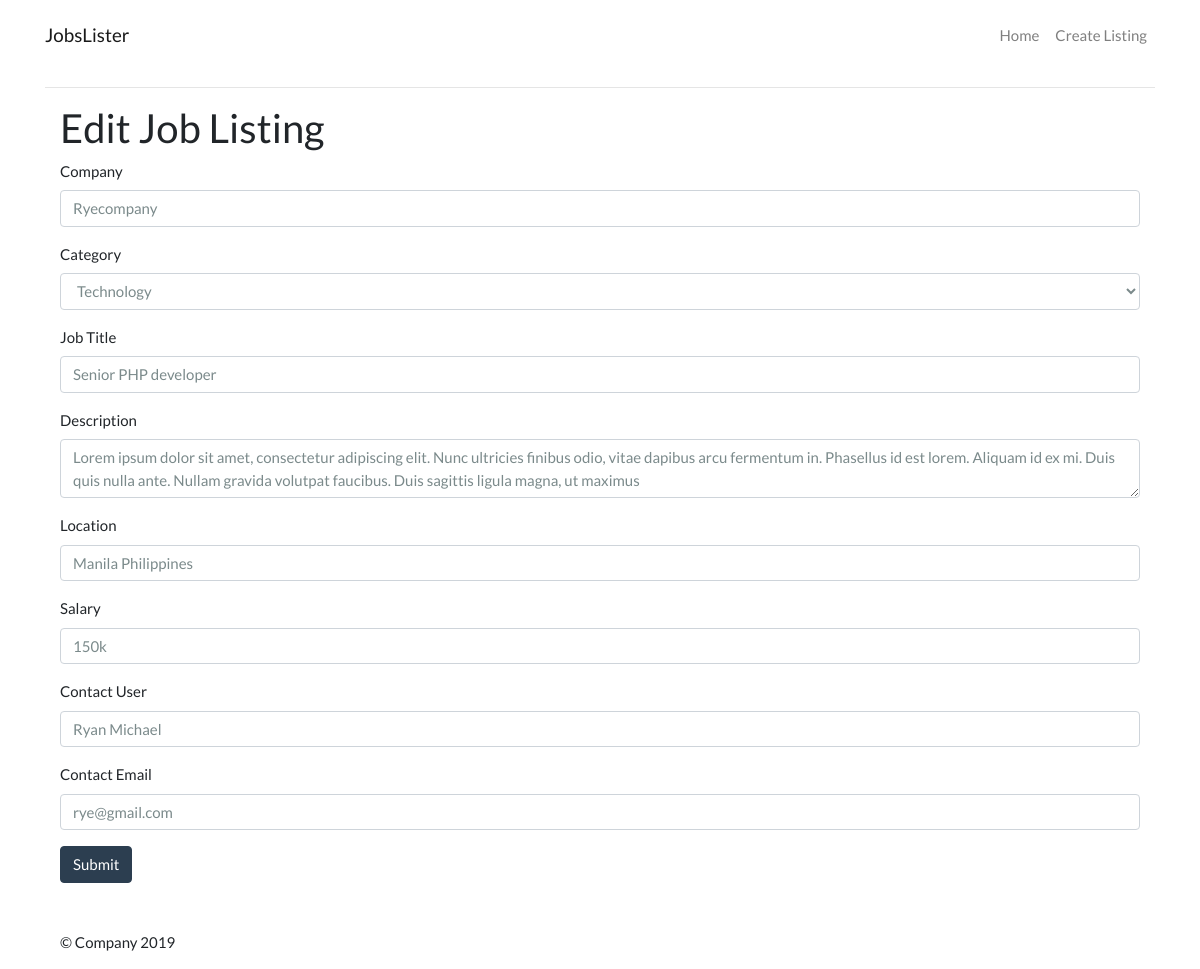
The page /edit.php?id=1 on the database its author committed.
### tables this page shows
CREATE TABLE `jobs` (
  `id` int(11) NOT NULL,
  `category_id` int(11) NOT NULL,
  `company` varchar(255) NOT NULL,
  `job_title` varchar(255) NOT NULL,
  `description` varchar(255) NOT NULL,
  `salary` varchar(255) NOT NULL,
  `location` varchar(255) NOT NULL,
  `contact_user` varchar(255) NOT NULL,
  `contact_email` varchar(255) NOT NULL,
  `post_date` timestamp NOT NULL DEFAULT CURRENT_TIMESTAMP
);

### library/Template.php (called while the page is built, shortened)
<?php
    class Template {
        protected $template;
        public function __construct($template) {
            $this->template = $template;
        }
        public function __toString() {
            include basename($this->template);
            return ob_get_clean();
        }
    }
?>

### library/Database.php (called while the page is built, shortened)
<?php
    class Database {
        private $host = DB_HOST;
        private $user = DB_USER;
        private $pass = DB_PASS;
        private $dbname = DB_NAME;
        private $dbh;
        private $stmt;
        public function __construct() {
            $dsn = 'mysql:host='. $this->host .';dbname='. $this->dbname;
            $options = [
                PDO::ATTR_PERSISTENT => true,
                PDO::ATTR_ERRMODE => PDO::ERRMODE_EXCEPTION,
            ];
            try {
                $this->dbh = new PDO($dsn, $this->user, $this->pass, $options);
            } catch(PDOException $e) {
                  $this->error = $e->getMessage();
            }
        }
         public function query($query) {
            $this->stmt = $this->dbh->prepare($query);
        }
        public function bind($param,$value,$type = null) {
            if(is_null($type)) {
                switch(true) {
                     default:
                        $type = PDO::PARAM_STR;
                }
            }
            $this->stmt->bindValue($param,$value,$type);
        }
        public function execute() {
            return $this->stmt->execute();
        }
        public function resultSet() {
            $this->execute();
            return $this->stmt->fetchAll(PDO::FETCH_OBJ);
        }
        public function single() {
            $this->execute();
            return $this->stmt->fetch(PDO::FETCH_OBJ);
        }
    }
?>

### library/Job.php (called while the page is built, shortened)
<?php
    class Job {
        private $db;
        public function __construct() {
            $this->db = new Database;
        }
        public function getCategories() {
            $this->db->query("SELECT * FROM categories");
            $results = $this->db->resultSet();
            return $results;
        }
         public function getJob($id) {
                $this->db->query("SELECT * FROM jobs WHERE id = :id");
                $this->db->bind(":id",$id);
                $row = $this->db->single();
            return $row;
         }
    }
?>

### templates/job-edit.php (the view, shortened to what this page needs)
<?php include "inc/header.php"; ?>
    <div class="container">
        <div class="row">
        <div class="col-md-12">
            <h2>Edit Job Listing</h2>
            <form action="edit.php?id=<?= $jobs->id; ?>" method="post">
                <div class="form-group">
                    <label for="company">Company</label>
                    <input type="text" name="company" id="company" class="form-control" value="<?= $jobs->company; ?>">
                </div>
                <div class="form-group">
                    <label for="category">Category</label>
                    <select name="category" id="category" class="form-control">
                        <?php foreach($categories as $category):?>
                            <?php if($jobs->category_id == $category->id): ?>
                                <option value="<?= $category->id; ?>" selected><?= $category->name; ?></option>
                            <?php else: ?>
                                <option value="<?= $category->id; ?>"><?= $category->name; ?></option>
                            <?php endif; ?>
                        <?php endforeach; ?>
                    </select>
                </div>
                <div class="form-group">
                    <label for="job_title">Job Title</label>
                    <input type="text" name="job_title" id="job_title" class="form-control" value="<?= $jobs->job_title; ?>">
                </div>
                <div class="form-group">
                    <label for="description">Description</label>
                   <textarea name="description" id="description" class="form-control"><?= $jobs->description; ?></textarea>
                </div>
                 <div class="form-group">
                    <label for="location">Location</label>
                   <input type="text" name="location" id="location" class="form-control" value="<?= $jobs->location; ?>">
                </div>
                 <div class="form-group">
                    <label for="salary">Salary</label>
                   <input type="text" name="salary" id="salary" class="form-control" value="<?= $jobs->salary; ?>">
                </div>
                 <div class="form-group">
                    <label for="contact_user">Contact User</label>
                   <input type="text" name="contact_user" id="contact_user" class="form-control" value="<?= $jobs->contact_user; ?>">
                </div>
                 <div class="form-group">
                    <label for="contact_email">Contact Email</label>
                   <input type="email" name="contact_email" id="contact_email" class="form-control" value="<?= $jobs->contact_email; ?>">
                </div>
                <input type="submit" value="Submit" name="submit" class="btn btn-primary">
            </form>
            </div>
        </div>
    </div>
<?php include "inc/footer.php"; ?>

### rows shown on the page
jobs: company "Ryecompany", job_title "Senior PHP developer", description "Lorem ipsum dolor sit amet, consectetur adipiscing elit. Nunc ultricies finibus odio, vitae dapibus arcu fermentum in. Phasellus id est lorem. Aliquam id ex mi. Duis quis nulla ante. Nullam gravida volutpat faucibus. Duis sagittis ligula magna, ut maximus", location "Manila Philippines", salary "150k", contact_user "Ryan Michael", contact_email "rye@gmail.com"

### other values the page prints
SITE_NAME "JobsLister"
form field category "Technology"
